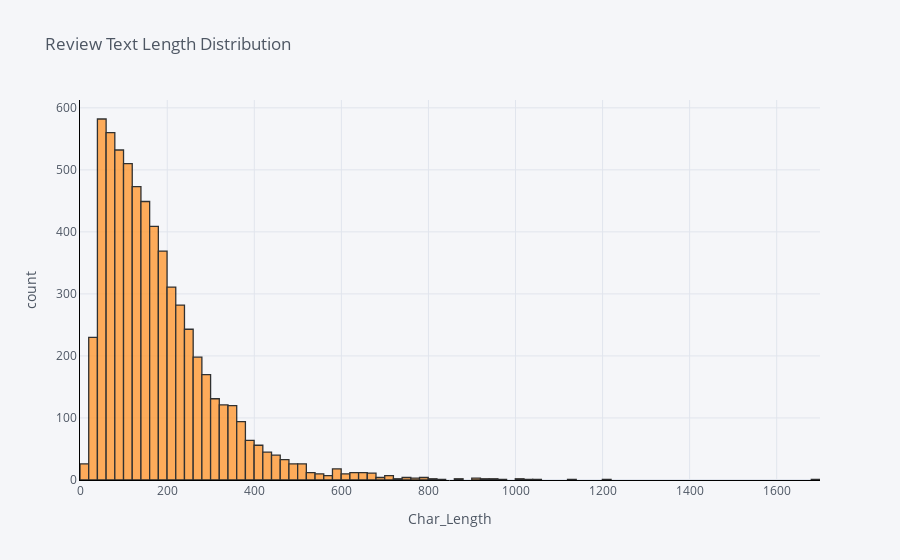

The notebook cell this image was saved under:
### Code cell
cf.go_offline()
cf.set_config_file(offline=False, world_readable=True)

data['Char_Length'].iplot(
    kind='hist',
    bins=100,
    xTitle='Char_Length',
    linecolor='black',
    yTitle='count',
    title='Review Text Length Distribution')

### Figure 1 — Plotly figure (JSON) as saved in the notebook; plotly's stock layout.template omitted (floating-point values rounded to 4 significant figures; data arrays with more than 128 entries replaced by an {"elided": "..."} marker saying what was removed)
{"data": [{"histfunc": "count", "histnorm": "", "marker": {"color": "rgba(255, 153, 51, 1.0)", "line": {"color": "#000000", "width": 1.3}}, "name": "Char_Length", "nbinsx": 100, "opacity": 0.8, "orientation": "v", "type": "histogram", "x": {"elided": "6236 int values"}}], "layout": {"barmode": "overlay", "legend": {"bgcolor": "#F5F6F9", "font": {"color": "#4D5663"}}, "paper_bgcolor": "#F5F6F9", "plot_bgcolor": "#F5F6F9", "title": {"font": {"color": "#4D5663"}, "text": "Review Text Length Distribution"}, "xaxis": {"gridcolor": "#E1E5ED", "linecolor": "black", "showgrid": true, "tickfont": {"color": "#4D5663"}, "title": {"font": {"color": "#4D5663"}, "text": "Char_Length"}, "zerolinecolor": "#E1E5ED"}, "yaxis": {"gridcolor": "#E1E5ED", "linecolor": "black", "showgrid": true, "tickfont": {"color": "#4D5663"}, "title": {"font": {"color": "#4D5663"}, "text": "count"}, "zerolinecolor": "#E1E5ED"}}}
